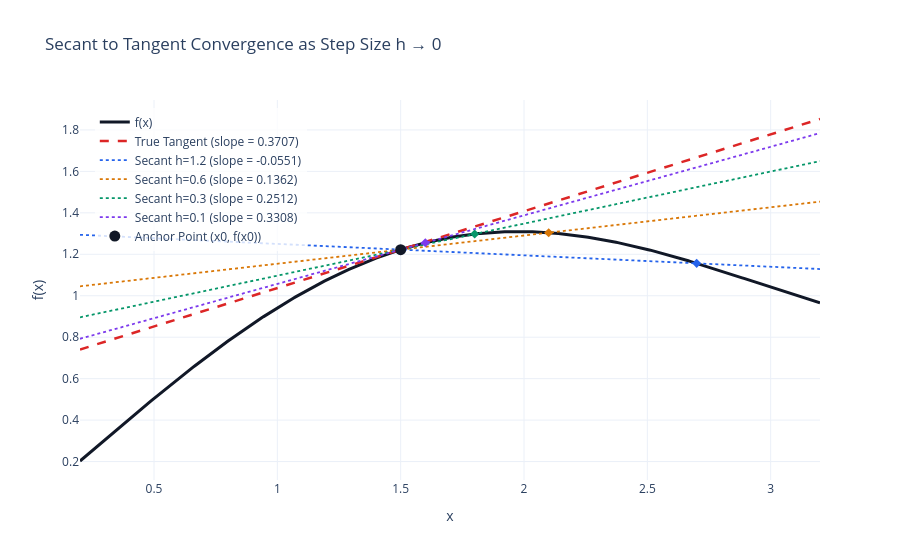

Notebook source saved alongside this figure:
### Markdown cell above
## Approach from the secant

Numerical differentiation approximates the continuous derivative of a function using discrete function evaluations. Geometrically, the true tangent slope $f'(x_0)$ is the limiting slope of secant lines connecting $(x_0, f(x_0))$ to $(x_0 + h, f(x_0 + h))$ as the step size $h$ approaches zero:

$$ f'(x_0) = \lim_{h \to 0} \frac{f(x_0 + h) - f(x_0)}{h} $$

As the step size $h$ contracts toward zero, the secant line rotates continuously into the true analytical tangent line.

> What issues arise in finite precision?

### Code cell
import numpy as np
try:
    import executable_engineering as exe
except ImportError:
    %pip install -q executable_engineering
    import executable_engineering as exe

def f_geom(x):
    return np.sin(x) + 0.1 * x**2

fig_secant = exe.plot_secant_tangent_limit(
    f_geom, x0=1.5, h_values=(1.2, 0.6, 0.3, 0.1), x_range=(0.2, 3.2),
    title="Secant to Tangent Convergence as Step Size h → 0"
)
fig_secant.show()

### Figure 1 — Plotly figure (JSON) as saved in the notebook; plotly's stock layout.template omitted (floating-point values rounded to 4 significant figures; data arrays with more than 128 entries replaced by an {"elided": "..."} marker saying what was removed)
{"data": [{"line": {"color": "#111827", "width": 3}, "mode": "lines", "name": "f(x)", "type": "scatter", "x": {"elided": "400 float values"}, "y": {"elided": "400 float values"}}, {"line": {"color": "#DC2626", "dash": "dash", "width": 2.5}, "mode": "lines", "name": "True Tangent (slope = 0.3707)", "type": "scatter", "x": {"elided": "400 float values"}, "y": {"elided": "400 float values"}}, {"line": {"color": "#2563EB", "dash": "dot", "width": 1.8}, "mode": "lines", "name": "Secant h=1.2 (slope = -0.0551)", "type": "scatter", "x": {"elided": "400 float values"}, "y": {"elided": "400 float values"}}, {"marker": {"color": "#2563EB", "size": 7, "symbol": "diamond"}, "mode": "markers", "name": "f(x0 + 1.2)", "showlegend": false, "type": "scatter", "x": [2.7], "y": [1.156]}, {"line": {"color": "#D97706", "dash": "dot", "width": 1.8}, "mode": "lines", "name": "Secant h=0.6 (slope = 0.1362)", "type": "scatter", "x": {"elided": "400 float values"}, "y": {"elided": "400 float values"}}, {"marker": {"color": "#D97706", "size": 7, "symbol": "diamond"}, "mode": "markers", "name": "f(x0 + 0.6)", "showlegend": false, "type": "scatter", "x": [2.1], "y": [1.304]}, {"line": {"color": "#059669", "dash": "dot", "width": 1.8}, "mode": "lines", "name": "Secant h=0.3 (slope = 0.2512)", "type": "scatter", "x": {"elided": "400 float values"}, "y": {"elided": "400 float values"}}, {"marker": {"color": "#059669", "size": 7, "symbol": "diamond"}, "mode": "markers", "name": "f(x0 + 0.3)", "showlegend": false, "type": "scatter", "x": [1.8], "y": [1.298]}, {"line": {"color": "#7C3AED", "dash": "dot", "width": 1.8}, "mode": "lines", "name": "Secant h=0.1 (slope = 0.3308)", "type": "scatter", "x": {"elided": "400 float values"}, "y": {"elided": "400 float values"}}, {"marker": {"color": "#7C3AED", "size": 7, "symbol": "diamond"}, "mode": "markers", "name": "f(x0 + 0.1)", "showlegend": false, "type": "scatter", "x": [1.6], "y": [1.256]}, {"marker": {"color": "#111827", "size": 11, "symbol": "circle"}, "mode": "markers", "name": "Anchor Point (x0, f(x0))", "type": "scatter", "x": [1.5], "y": [1.222]}], "layout": {"hovermode": "x unified", "legend": {"bgcolor": "rgba(255, 255, 255, 0.8)", "x": 0.02, "y": 0.98}, "title": {"text": "Secant to Tangent Convergence as Step Size h → 0"}, "xaxis": {"title": {"text": "x"}}, "yaxis": {"title": {"text": "f(x)"}}}}
